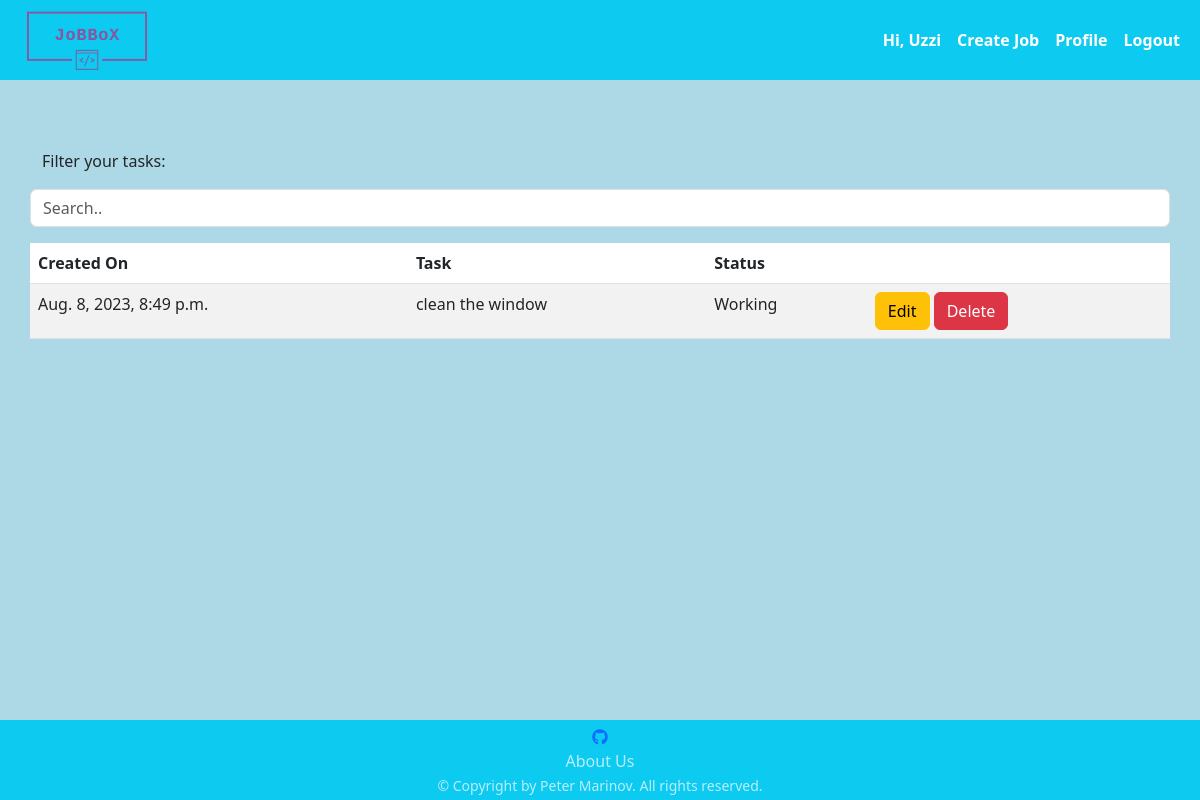
The page /task/ (signed in) on the database its author committed.
### jobbox/app_auth/models.py (models this page shows)
class AppUser(auth_models.AbstractBaseUser, auth_models.PermissionsMixin):
    USERNAME_FIELD = 'email'
    objects = AppUserManager()
    email = models.EmailField(
        null=False,
        blank=False,
        unique=True,
    )
    is_staff = models.BooleanField(
        default=False,
    )

### jobbox/common/models.py (models this page shows, shortened)
class ProfileHR(models.Model):
    FIRST_NAME_MAX_LEN = 30
    LAST_NAME_MAX_LEN = 30
    COMPANY_NAME_MAX_LEN = 15
    TELEPHONE_NUMBER_MAX_LEN = 13
    TELEPHONE_NUMBER_MIN_LEN = 4
    PROFILE_PICTURE_MAX_SIZE_IN_MB = 1
    first_name = models.CharField(
        max_length=FIRST_NAME_MAX_LEN,
        null=True,
        blank=False,
        validators=[
            check_if_only_letters,
        ]
    )
    last_name = models.CharField(
        max_length=LAST_NAME_MAX_LEN,
        null=True,
        blank=True,
        validators=[
            check_if_only_letters,
        ]
    )
    company_name = models.CharField(
        max_length=COMPANY_NAME_MAX_LEN,
        null=True,
        blank=True,
    )
    profile_picture = models.ImageField(
        upload_to='profilehr',
        null=True,
        blank=True,
        validators=[
            FileSizeValidatorInMB(PROFILE_PICTURE_MAX_SIZE_IN_MB)
        ]
    )
    telephone_number = models.CharField(
        max_length=TELEPHONE_NUMBER_MAX_LEN,
        null=True,
        blank=True,
        validators=[
            validators.MinLengthValidator(TELEPHONE_NUMBER_MIN_LEN),
            check_if_number_starts_with_zero_or_plus,
        ]
    )
    user = models.OneToOneField(
        UserModel,
        on_delete=models.CASCADE,
        primary_key=True,
    )
    class Meta:
        verbose_name_plural = 'Profile HRs'

### jobbox/task/models.py (models this page shows)
class HRTask(models.Model):
    TASK_MAX_LEN = 50
    STATUS_MAX_LEN = 20
    NOT_STARTED = 'Not started'
    WORKING = 'Working'
    ON_HOLD = 'On hold'
    DONE = 'Done'
    hr_task_choices = (
        (NOT_STARTED, NOT_STARTED),
        (WORKING, WORKING),
        (ON_HOLD, ON_HOLD),
        (DONE, DONE)
    )
    date = models.DateTimeField(
        auto_now_add=True,
    )
    task = models.CharField(
        max_length=TASK_MAX_LEN,
    )
    status = models.CharField(
        max_length=STATUS_MAX_LEN,
        choices=hr_task_choices,
        default=NOT_STARTED
    )
    user_id = models.ForeignKey(
        UserModel,
        on_delete=models.CASCADE
    )
    class Meta:
        ordering = ['pk']
        verbose_name = 'HR Task'
        verbose_name_plural = 'HR Tasks'

### jobbox/task/views.py (the view)
# urls.py: path('', ListHRTask.as_view(), name='list_hr_task'),
class ListHRTask(auth_mixins.LoginRequiredMixin, UserProfileHRAccessMixin, views.ListView):
    template_name = 'task/user_hr_tasks.html'
    model = HRTask
    def get_queryset(self):
        tasks = HRTask.objects.filter(user_id=self.request.current_user.pk)
        return tasks

### jobbox/task/views.py (called while the page is built)
    def dispatch(self, request, *args, **kwargs):
        user = self.request.current_user
        if hasattr(user, 'profilehr'):
            return super().dispatch(request, *args, **kwargs)
        raise PermissionDenied()

### middawares/middawares.py (called while the page is built)
def set_profile_middleware(get_response):
    def middleware(request, *args, **kwargs):
        if request.user.is_authenticated:
            request.current_user = request.user
        else:
            request.current_user = None
        return get_response(request, *args, **kwargs)
    return middleware

### templates/task/user_hr_tasks.html (shortened to what this page needs)
{% extends 'base.html' %}
{% block content %}
    {% if object_list %}
        <p>Filter your tasks:</p>
                <input class="form-control container-fluid mb-3" id="hrTasksTableInput" type="text" placeholder="Search..">
                <br>
                <table class="table table-hover table-striped">
                    <thead>
                    <tr>
                        <th scope="col">Created On</th>
                        <th scope="col">Task</th>
                        <th scope="col">Status</th>
                        <th scope="col"></th>
                    </tr>
                    </thead>
                    <tbody id="hrTasksTable">
                    {% for task in object_list %}
                        <tr>
                            <td>{{ task.date }}</td>
                            <td>{{ task.task }}</td>
                            <td>{{ task.status }}</td>
                            <td>
                                <a class="btn btn-warning" href="{% url 'edit_hr_task' pk=task.pk %}">Edit</a>
                                <a class="btn btn-danger" href="{% url 'delete_hr_task' pk=task.pk %}">Delete</a>
                            </td>
                        </tr>
                    {% endfor %}
                    </tbody>
                </table>
    {% else %}
        <h3>You don't have any tasks created.</h3>
    {% endif %}
{% endblock %}

### templates/base.html (shortened to what this page needs)
{% load static %}
<!doctype html>
<html lang="en">
<head>
    <link href="https://cdn.jsdelivr.net/npm/bootstrap@5.3.0/dist/css/bootstrap.min.css" rel="stylesheet"
>
    <link rel="stylesheet" href="{% static 'style/styles.css' %}">
    <link rel="stylesheet" href="https://cdnjs.cloudflare.com/ajax/libs/font-awesome/6.4.0/css/all.min.css">
</head>
<body>
<header class="header" stlye="height: 100%;">
    <nav class="navbar navbar-expand-sm navbar-light bg-info">
        <div class="container-fluid">
            <a href="{% url 'index' %}">
                <img src="{% static 'jobbox_logos/logo_transparent.png' %}" alt="JoBBoX logo" width="150"
                     class="d-inline-block align-top">
            </a>
            {% if not request.current_user.is_authenticated %}
                <ul class="navbar-nav">
                    <li class="nav-item active">
                        <a class="nav-link badge badge-dark fw-bold nav-link" href="{% url 'login_user' %}">Login</a>
                    </li>
                    <li class="nav-item active">
                        <a class="nav-link badge badge-dark" href="{% url 'register_user' %}">Register</a>
                    </li>
                </ul>
            {% else %}
                <ul class="navbar-nav">
                    <li class="nav-item active">
                        {% if request.current_user.is_superuser %}
                            <span class="nav-link badge badge-dark fw-bold">Hi, Admin</span>
                        {% elif request.current_user.is_staff %}
                            <span class="nav-link badge badge-dark fw-bold">Hi, Staff</span>
                        {% else %}
                            <span class="nav-link badge badge-dark fw-bold">Hi, {{ request.current_user.profilehr.first_name }}</span>
                        {% endif %}
                    </li>
                    {% if request.current_user.is_admin or request.current_user.is_staff %}
                        <li class="nav-item active">
                            <a class="nav-link badge badge-dark fw-bold" href="{% url 'all_profiles' %}">All
                                profiles</a>
                        </li>
                        <li class="nav-item active">
                            <a class="nav-link badge badge-dark fw-bold" href="{% url 'contact_us_list' %}">Check
                                feedback</a>
                        </li>
                    {% else %}
                        <li class="nav-item active">
                            <a class="nav-link badge badge-dark fw-bold" href="{% url 'create_job' %}">Create Job</a>
                        </li>
                    {% endif %}
                    <li class="nav-item active">
                        <a class="nav-link badge badge-dark fw-bold" href="{% url 'profile_user' %}">Profile</a>
                    </li>
                    <li class="nav-item active">
                        <a class="nav-link badge badge-dark fw-bold" href="{% url 'logout_user' %}">Logout</a>
                    </li>
                </ul>
            {% endif %}
        </div>
    </nav>
</header>
<main class="main-content">
    <div class="container">
        <div class="row justify-content-center mt-4">
            {% block content %}
            {% endblock %}
        </div>
    </div>
</main>
<footer class="bg-info footer">
    <div class="centered-content d-flex justify-content-center" style="width: 100%;">
        <ul class="list-unstyled text-center" id="footer-list">
            <li>
                <a href="https://github.com/peter-marinov/jobbox">
                    <i class="fa-brands fa-github"></i>
                </a>
            </li>
            <li>
                <a class="remove-link-underline text-white-70" href="{% url 'about' %}">About Us</a>
            </li>
            <li>
                <small class="text-white-70">&copy; Copyright by Peter Marinov. All rights reserved.</small>
            </li>
        </ul>
    </div>
</footer>
</body>
</html>

### static_files/style/styles.css (style rules this page uses)
html, body { height: 100%; }
.header { height: 10%; background-color: lightblue }
.main-content { min-height: 80%; = }
.footer { height: 10%; }
.nav-link { font-size: 16px; }
.main-content { padding-top: 45px; background-color: lightblue; }
main { overflow-y: auto; }
.remove-link-underline { text-decoration: none; color: rgba(255, 255, 255, 0.7); }
#footer-list { margin-top: 5px; margin-bottom: 1px; color: rgba(255, 255, 255, 0.7); }

### rows shown on the page
AppUser: current_user.profilehr.first_name "Uzzi"
HRTask: date "Aug. 8, 2023, 8:49 p.m.", task "clean the window", status "Working"
